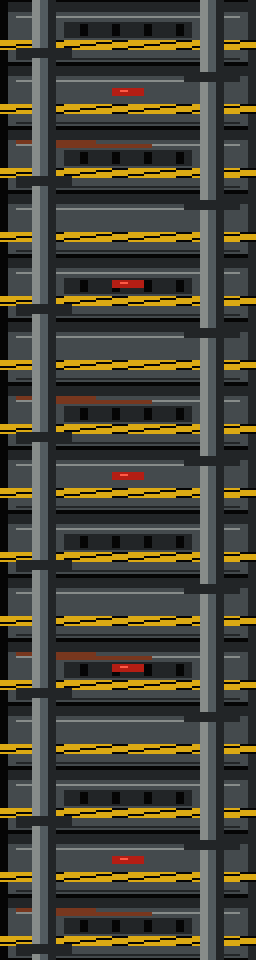
#> input picture bg.png, 256 x 960 px
$ python mifGen.py
#> lines starting #> are read from the running program, lines starting #| are printed output that depends on the picture
from PIL import Image

def convert_background_to_mif(
    input_path,
    output_mif="background.mif",
    output_preview="background_preview.png",
    width=256,
    height=480
):
#> called with input_path = 'bg.png', output_mif = 'background.mif', output_preview = 'background_preview.png', width = 256, height = 480
    img = Image.open(input_path).convert("RGB")
#> img is the input picture: PIL image 256x960 RGB; mean R, G, B 71.3, 69, 56.5
    print("Original:", img.size, img.mode)
#| Original: (256, 960) RGB

    # Resize/crop to exact ROM size
    img = img.resize((width, height), Image.Resampling.NEAREST)
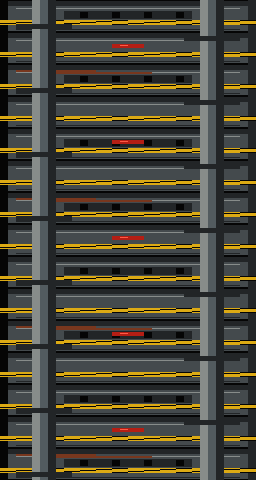
#> img: PIL image 256x480 RGB; mean R, G, B 71.3, 69, 56.5
    img.save(output_preview)

    depth = width * height

    with open(output_mif, "w") as f:
        f.write("WIDTH=12;\n")
        f.write(f"DEPTH={depth};\n\n")
        f.write("ADDRESS_RADIX=UNS;\n")
        f.write("DATA_RADIX=HEX;\n\n")
        f.write("CONTENT BEGIN\n")

        addr = 0
        for y in range(height):
            for x in range(width):
                r, g, b = img.getpixel((x, y))

                # RGB888 -> RGB444
                r4 = r >> 4
                g4 = g >> 4
                b4 = b >> 4

                # 12-bit pixel: RRRRGGGGBBBB
                pixel_hex = f"{r4:X}{g4:X}{b4:X}"

                f.write(f"{addr} : {pixel_hex};\n")
                addr += 1
#> after the loop, addr = 122880

        f.write("END;\n")

    print("Done.")
    print("MIF saved to:", output_mif)
    print("Preview saved to:", output_preview)
    print("Depth:", depth)
    print("Width:", 12, "bits")


if __name__ == "__main__":
    convert_background_to_mif(
        input_path="bg.png",
        output_mif="background.mif",
        output_preview="background_preview.png",
        width=256,
        height=480
    )
